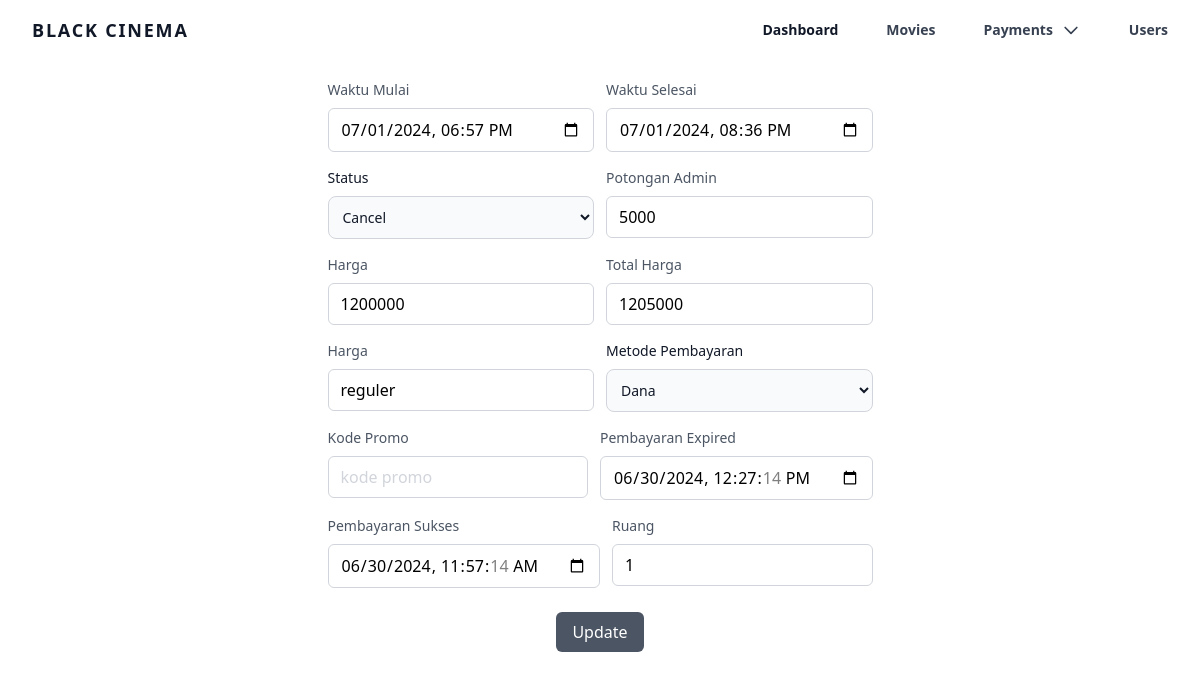
The page /app/admin/edit_payment_list?id=3 (signed in) on the database its author committed.
### tables this page shows
CREATE TABLE `payment` (
  `id` int NOT NULL,
  `userId` int DEFAULT NULL,
  `movieId` int DEFAULT NULL,
  `createdAt` datetime DEFAULT CURRENT_TIMESTAMP,
  `userName` varchar(255) DEFAULT NULL,
  `userEmail` varchar(255) DEFAULT NULL,
  `startTime` datetime DEFAULT NULL,
  `endTime` datetime DEFAULT NULL,
  `feeAdmin` int DEFAULT NULL,
  `price` int DEFAULT NULL,
  `totalPrice` int DEFAULT NULL,
  `packageName` varchar(255) DEFAULT NULL,
  `methodPayment` varchar(255) DEFAULT NULL,
  `promoCode` varchar(255) DEFAULT NULL,
  `status` varchar(255) DEFAULT NULL,
  `expiredPayment` datetime DEFAULT NULL,
  `successPayment` datetime DEFAULT NULL,
  `room` int DEFAULT NULL
);

CREATE TABLE `payment_card` (
  `id` int NOT NULL,
  `numberCard` varchar(255) DEFAULT NULL,
  `nameCard` varchar(255) DEFAULT NULL,
  `imageCard` varchar(255) DEFAULT NULL,
  `categoryInstitue` varchar(255) DEFAULT NULL,
  `imageQR` varchar(255) DEFAULT NULL
);

### app/admin/pages/views/edit_payment_list.php (the view, shortened to what this page needs)
<?php
include "../../config/conn.php";
$paymentId = $_GET['id'] ?? null;
$query = mysqli_query($conn, "SELECT * FROM payment WHERE id='$paymentId'");
$queryCard = mysqli_query($conn, "SELECT * FROM payment_card");
$row = mysqli_fetch_assoc($query);
?>
<div class="w-full h-auto">
    <div class="flex px-10 items-center justify-center self-center">
        <form id="editMovieForm" class="p-4 md:p-5" action="pages/controller/payments/payment_list/edit_payment_list.php" method="POST">
            <div class="flex flex-row w-full gap-3">
                <div class="mb-4 w-1/2">
                    <label for="startTime" class="block mb-2 text-sm font-medium text-gray-600 dark:text-gray-300">Waktu Mulai</label>
                    <input type="datetime-local" id="startTime" value="<?= $row['startTime']; ?>" name="startTime" placeholder="nama paket" required class="w-full px-3 py-2 placeholder-gray-300 border border-gray-300 rounded-md focus:outline-none focus:ring-gray-500 focus:border-gray-500 dark:bg-gray-800 dark:border-gray-600 dark:focus:ring-gray-500 dark:focus:border-gray-500 dark:text-white">
                </div>
                <div class="mb-4 w-1/2">
                    <label for="endTime" class="block mb-2 text-sm font-medium text-gray-600 dark:text-gray-300">Waktu Selesai</label>
                    <input type="datetime-local" id="endTime" value="<?= $row['endTime']; ?>" name="endTime" placeholder="0" required class="w-full px-3 py-2 placeholder-gray-300 border border-gray-300 rounded-md focus:outline-none focus:ring-gray-500 focus:border-gray-500 dark:bg-gray-800 dark:border-gray-600 dark:focus:ring-gray-500 dark:focus:border-gray-500 dark:text-white">
                </div>
            </div>
            <div class="flex flex-row w-full gap-3">
                <div class="mb-4 w-1/2">
                    <label for="status" class="block mb-2 text-sm font-medium text-gray-900 dark:text-white">Status</label>
                    <select id="status" name="status" class="bg-gray-50 border border-gray-300 text-gray-900 text-sm rounded-lg focus:ring-blue-500 focus:border-blue-500 block w-full p-2.5 dark:bg-gray-700 dark:border-gray-600 dark:placeholder-gray-400 dark:text-white dark:focus:ring-blue-500 dark:focus:border-blue-500">
                        <option value="canceled" <?= ($row['status'] == 'canceled') ? 'selected' : ''; ?>>Cancel</option>
                    </select>
                </div>
                <div class="mb-4 w-1/2">
                    <label for="feeAdmin" class="block mb-2 text-sm font-medium text-gray-600 dark:text-gray-300">Potongan Admin</label>
                    <input type="number" id="feeAdmin" value="<?= $row['feeAdmin']; ?>" name="feeAdmin" placeholder="0" required class="w-full px-3 py-2 placeholder-gray-300 border border-gray-300 rounded-md focus:outline-none focus:ring-gray-500 focus:border-gray-500 dark:bg-gray-800 dark:border-gray-600 dark:focus:ring-gray-500 dark:focus:border-gray-500 dark:text-white">
                </div>
            </div>
            <div class="flex flex-row w-full gap-3">
                <div class="mb-4 w-1/2">
                    <label for="price" class="block mb-2 text-sm font-medium text-gray-600 dark:text-gray-300">Harga</label>
                    <input type="number" id="price" value="<?= $row['price']; ?>" name="price" placeholder="0" required class="w-full px-3 py-2 placeholder-gray-300 border border-gray-300 rounded-md focus:outline-none focus:ring-gray-500 focus:border-gray-500 dark:bg-gray-800 dark:border-gray-600 dark:focus:ring-gray-500 dark:focus:border-gray-500 dark:text-white">
                </div>
                <div class="mb-4 w-1/2">
                    <label for="totalPrice" class="block mb-2 text-sm font-medium text-gray-600 dark:text-gray-300">Total Harga</label>
                    <input type="number" id="totalPrice" value="<?= $row['totalPrice']; ?>" name="totalPrice" placeholder="0" required class="w-full px-3 py-2 placeholder-gray-300 border border-gray-300 rounded-md focus:outline-none focus:ring-gray-500 focus:border-gray-500 dark:bg-gray-800 dark:border-gray-600 dark:focus:ring-gray-500 dark:focus:border-gray-500 dark:text-white">
                </div>
            </div>
            <div class="flex flex-row w-full gap-3">
                <div class="mb-4 w-1/2">
                    <label for="packageName" class="block mb-2 text-sm font-medium text-gray-600 dark:text-gray-300">Harga</label>
                    <input type="text" id="packageName" value="<?= $row['packageName']; ?>" name="packageName" placeholder="nama paket" required class="w-full px-3 py-2 placeholder-gray-300 border border-gray-300 rounded-md focus:outline-none focus:ring-gray-500 focus:border-gray-500 dark:bg-gray-800 dark:border-gray-600 dark:focus:ring-gray-500 dark:focus:border-gray-500 dark:text-white">
                </div>
                <div class="mb-4 w-1/2">
                    <label for="methodPayment" class="block mb-2 text-sm font-medium text-gray-900 dark:text-white">Metode Pembayaran</label>
                    <select id="methodPayment" name="methodPayment" class="bg-gray-50 border border-gray-300 text-gray-900 text-sm rounded-lg focus:ring-blue-500 focus:border-blue-500 block w-full p-2.5 dark:bg-gray-700 dark:border-gray-600 dark:placeholder-gray-400 dark:text-white dark:focus:ring-blue-500 dark:focus:border-blue-500">
                        <?php while ($card = mysqli_fetch_assoc($queryCard)) { ?>
                            <option value="<?= htmlspecialchars($card['nameCard']); ?>" <?= ($card['nameCard'] == $row['methodPayment']) ? 'selected' : ''; ?> class="capitalize"><?= htmlspecialchars($card['nameCard']); ?></option>
                        <?php } ?>
                    </select>
                </div>
            </div>
            <div class="flex flex-row w-full gap-3">
                <div class="mb-4 w-1/2">
                    <label for="promoCode" class="block mb-2 text-sm font-medium text-gray-600 dark:text-gray-300">Kode Promo</label>
                    <input type="text" id="promoCode" value="<?= $row['promoCode']; ?>" name="promoCode" placeholder="kode promo" required class="w-full px-3 py-2 placeholder-gray-300 border border-gray-300 rounded-md focus:outline-none focus:ring-gray-500 focus:border-gray-500 dark:bg-gray-800 dark:border-gray-600 dark:focus:ring-gray-500 dark:focus:border-gray-500 dark:text-white">
                </div>
                <div class="mb-4 w-1/2">
                    <label for="expiredPayment" class="block mb-2 text-sm font-medium text-gray-600 dark:text-gray-300">Pembayaran Expired</label>
                    <input type="datetime-local" id="expiredPayment" value="<?= $row['expiredPayment']; ?>" name="expiredPayment" placeholder="0" required class="w-full px-3 py-2 placeholder-gray-300 border border-gray-300 rounded-md focus:outline-none focus:ring-gray-500 focus:border-gray-500 dark:bg-gray-800 dark:border-gray-600 dark:focus:ring-gray-500 dark:focus:border-gray-500 dark:text-white">
                </div>
            </div>
            <div class="flex flex-row w-full gap-3">
                <div class="mb-4 w-1/2">
                    <label for="successPayment" class="block mb-2 text-sm font-medium text-gray-600 dark:text-gray-300">Pembayaran Sukses</label>
                    <input type="datetime-local" id="successPayment" value="<?= $row['successPayment']; ?>" name="successPayment" placeholder="0" required class="w-full px-3 py-2 placeholder-gray-300 border border-gray-300 rounded-md focus:outline-none focus:ring-gray-500 focus:border-gray-500 dark:bg-gray-800 dark:border-gray-600 dark:focus:ring-gray-500 dark:focus:border-gray-500 dark:text-white">
                </div>
                <div class="mb-4 w-1/2">
                    <label for="room" class="block mb-2 text-sm font-medium text-gray-600 dark:text-gray-300">Ruang</label>
                    <input type="number" id="room" value="<?= $row['room']; ?>" name="room" placeholder="0" required class="w-full px-3 py-2 placeholder-gray-300 border border-gray-300 rounded-md focus:outline-none focus:ring-gray-500 focus:border-gray-500 dark:bg-gray-800 dark:border-gray-600 dark:focus:ring-gray-500 dark:focus:border-gray-500 dark:text-white">
                </div>
            </div>
            <div class="mt-2 flex justify-center w-full">
                <button type="submit" id="updateMovieBtn" class="bg-gray-600 hover:bg-gray-700 text-white rounded-md px-4 py-2 transition duration-200 focus:outline-none focus:ring-4 focus:ring-gray-300">Update</button>
            </div>
        </form>
    </div>
</div>

### rows shown on the page
payment: startTime "07/01/2024 18:57", endTime "07/01/2024 20:36", status "Cancel", feeAdmin "5000", price "1200000", totalPrice "1205000", packageName "reguler", methodPayment "Dana", expiredPayment "06/30/2024 12:27:14", successPayment "06/30/2024 11:57:14", room "1"
